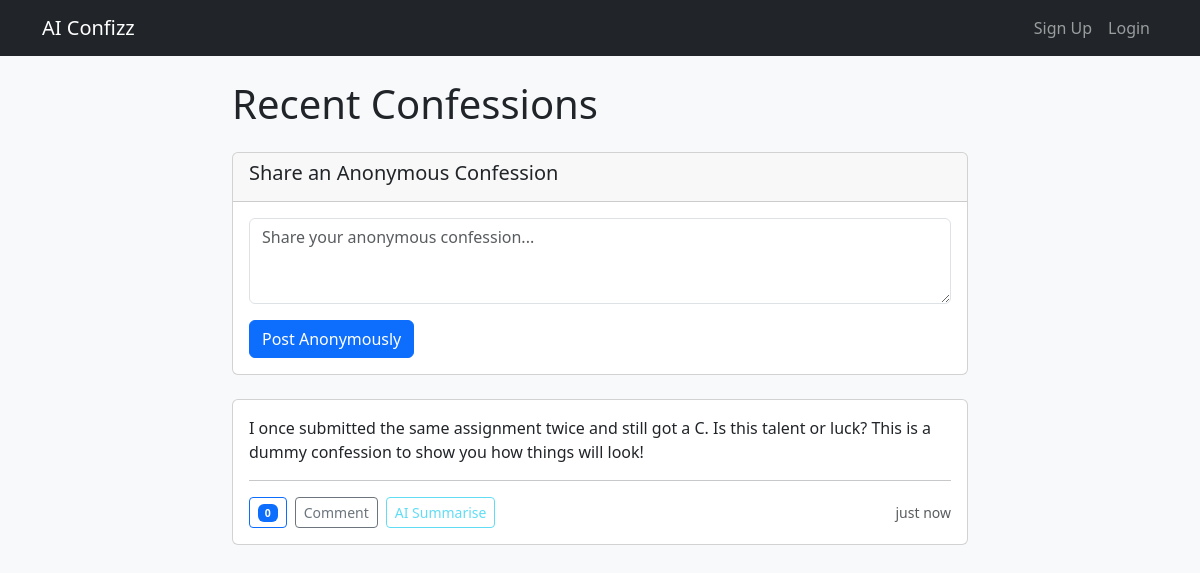
Before: /confessions/ with the older database file.
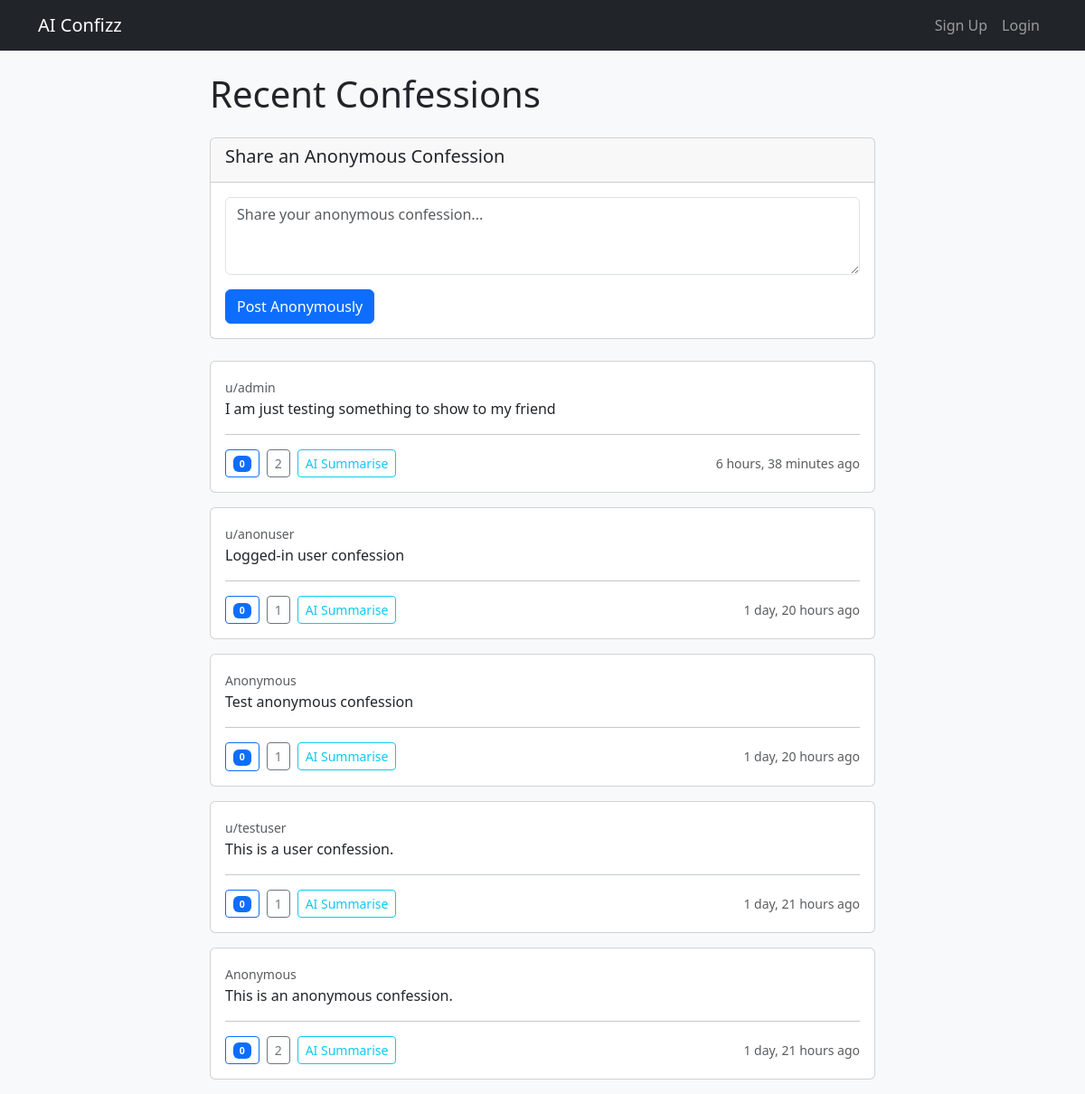
After: the same page with the newer database file.
### confessions/models.py (models this page shows, shortened)
class Confession(models.Model):
    content = models.TextField()
    created_at = models.DateTimeField(auto_now_add=True)
    upvotes = models.IntegerField(default=0)
    author = models.ForeignKey(User, on_delete=models.CASCADE, null=True, blank=True)  # Optional for anonymous

### confessions/views.py (the view)
# urls.py: path("", views.confession_list, name="confession_list"),
def confession_list(request):
    if request.method == 'POST':
        content = request.POST.get('content')
        if content:
            Confession.objects.create(content=content)  # Anonymous, no author
            messages.success(request, 'Your anonymous confession has been posted!')
            return redirect('confessions:confession_list')
    confessions = Confession.objects.all().order_by('-created_at')
    comment_form = CommentForm()
    return render(request, 'confessions/confession_list.html', {
        'confessions': confessions,
        'comment_form': comment_form,
    })

### confessions/forms.py
class CommentForm(forms.ModelForm):
    class Meta:
        model = Comment
        fields = ['content']
        widgets = {
            'content': forms.TextInput(attrs={'placeholder': 'Add a comment...'}),
        }

### confessions/templates/confessions/confession_list.html (shortened to what this page needs)
{% extends 'confessions/base.html' %}
{% block content %}
<div class="row">
    <div class="col-md-8 mx-auto">
        <h1 class="mb-4">Recent Confessions</h1>
        <div class="card mb-4">
            <div class="card-header">
                <h5 class="card-title">Share an Anonymous Confession</h5>
            </div>
            <div class="card-body">
                <form method="post" action="{% url 'confessions:add_anonymous_confession' %}">
                    <div class="mb-3">
                        <textarea class="form-control" id="anonymous_content" name="content" rows="3" placeholder="Share your anonymous confession..." required></textarea>
                    </div>
                    <button type="submit" class="btn btn-primary">Post Anonymously</button>
                </form>
            </div>
        </div>
        {% if confessions %}
            {% for confession in confessions %}
            <div class="card mb-3">
                <div class="card-body" data-confession-id="{{ confession.pk }}">
                    <p class="card-text">
                        {% if confession.author %}
                            <small class="text-muted">u/{{ confession.author.username }}</small><br>
                        {% else %}
                            <small class="text-muted">Anonymous</small><br>
                        {% endif %}
                        {{ confession.content }}
                    </p>
                    <hr>
                    <div class="d-flex align-items-center">
                        <button type="button" class="btn btn-sm btn-outline-primary me-2 upvote-btn">
                             <span class="badge bg-primary upvote-count">0</span>
                        </button>
                        <a class="btn btn-sm btn-outline-secondary me-2" data-bs-toggle="collapse" href="#comments-{{ confession.pk }}" role="button" aria-expanded="false" aria-controls="comments-{{ confession.pk }}">
                             {{ confession.comments.count }}
                        </a>
                        <a href="#" class="btn btn-sm btn-outline-info summarise-btn">
                             AI Summarise
                        </a>
                        <small class="text-muted ms-auto">{{ confession.created_at|timesince }} ago</small>
                    </div>
                </div>
            </div>
            {% endfor %}
        {% else %}
            <div class="card mb-3">
                <div class="card-body" data-confession-id="dummy">
                    <p class="card-text">I once submitted the same assignment twice and still got a C. Is this talent or luck? This is a dummy confession to show you how things will look!</p>
                    <hr>
                    <div class="d-flex align-items-center">
                        <button type="button" class="btn btn-sm btn-outline-primary me-2 upvote-btn">
                             <span class="badge bg-primary upvote-count">0</span>
                        </button>
                        <a class="btn btn-sm btn-outline-secondary me-2" data-bs-toggle="collapse" href="#comments-dummy" role="button" aria-expanded="false" aria-controls="comments-dummy">
                             Comment
                        </a>
                        <a href="#" class="btn btn-sm btn-outline-info disabled">
                             AI Summarise
                        </a>
                        <small class="text-muted ms-auto">just now</small>
                    </div>
                </div>
            </div>
        {% endif %}
    </div>
</div>
{% endblock %}

### confessions/templates/confessions/base.html (shortened to what this page needs)
<!DOCTYPE html>
<html lang="en">
<head>
    <link href="https://cdn.jsdelivr.net/npm/bootstrap@5.3.0/dist/css/bootstrap.min.css" rel="stylesheet">
</head>
<body>
    <nav class="navbar navbar-expand-lg navbar-dark bg-dark">
        <div class="container">
            <a class="navbar-brand" href="{% url 'confessions:confession_list' %}">AI Confizz</a>
            <div class="navbar-nav ms-auto">
                {% if user.is_authenticated %}
                    <span class="navbar-text me-3">Hello, {{ user.username }}!</span>
                    <a class="nav-link" href="{% url 'confessions:user_dashboard' %}">My Dashboard</a>
                    <a class="nav-link" href="{% url 'confessions:logout' %}">Logout</a>
                {% else %}
                    <a class="nav-link" href="{% url 'confessions:signup' %}">Sign Up</a>
                    <a class="nav-link" href="{% url 'confessions:login' %}">Login</a>
                {% endif %}
            </div>
        </div>
    </nav>
    <div class="container mt-4">
        {% block content %}{% endblock %}
    </div>
</body>
</html>

### confessions/templates/confessions/base.html (style rules this page uses)
body { background-color: #f8f9fa; }
.navbar { background-color: #343a40; }
.card { margin-bottom: 1rem; }

Changed rows visible on the page:
added Confession: author.username "admin", content "I am just testing something to show to my friend", comments.count "2", created_at "6 hours, 38 minutes"
added Confession: author.username "anonuser", content "Logged-in user confession", comments.count "1", created_at "1 day, 20 hours"
added Confession: shows "Anonymous", content "Test anonymous confession", comments.count "1", created_at "1 day, 20 hours"
added Confession: author.username "testuser", content "This is a user confession.", comments.count "1", created_at "1 day, 21 hours"
added Confession: shows "Anonymous", content "This is an anonymous confession.", comments.count "2", created_at "1 day, 21 hours"
Other visible differences:
text no longer shown: "I once submitted the same assignment twice and still got a C. Is this talent or luck? This is a dummy confession to show you how things will look! 0 Comment AI Summarise just now"
